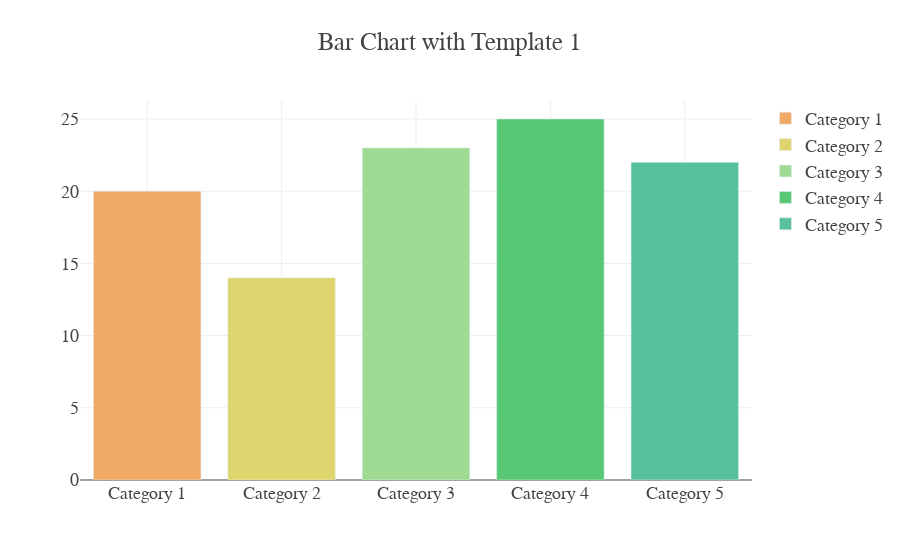

Notebook source saved alongside this figure:
### Code cell
# Sample data
x = ["Category 1", "Category 2", "Category 3", "Category 4", "Category 5"]
y = [20, 14, 23, 25, 22]

fig = go.Figure()

# Create a bar plot
for idx, (color, category) in enumerate(zip(palette_1, x)):
    fig.add_trace(
        go.Bar(
            x=[category],
            y=[y[idx]],
            name=category,
            marker_color=color,
            showlegend=True,
        )
    )

fig.update_layout(title="Bar Chart with Template 1", template=make_template(palette_1))

# Show the plot
fig.show()

### Figure 1 — Plotly figure (JSON) as saved in the notebook; plotly's stock layout.template omitted (floating-point values rounded to 4 significant figures)
{"data": [{"marker": {"color": "#f1aa66"}, "name": "Category 1", "showlegend": true, "type": "bar", "x": ["Category 1"], "y": [20]}, {"marker": {"color": "#dfd56e"}, "name": "Category 2", "showlegend": true, "type": "bar", "x": ["Category 2"], "y": [14]}, {"marker": {"color": "#9fdb93"}, "name": "Category 3", "showlegend": true, "type": "bar", "x": ["Category 3"], "y": [23]}, {"marker": {"color": "#58c875"}, "name": "Category 4", "showlegend": true, "type": "bar", "x": ["Category 4"], "y": [25]}, {"marker": {"color": "#59c09e"}, "name": "Category 5", "showlegend": true, "type": "bar", "x": ["Category 5"], "y": [22]}], "layout": {"title": {"text": "Bar Chart with Template 1"}}}
